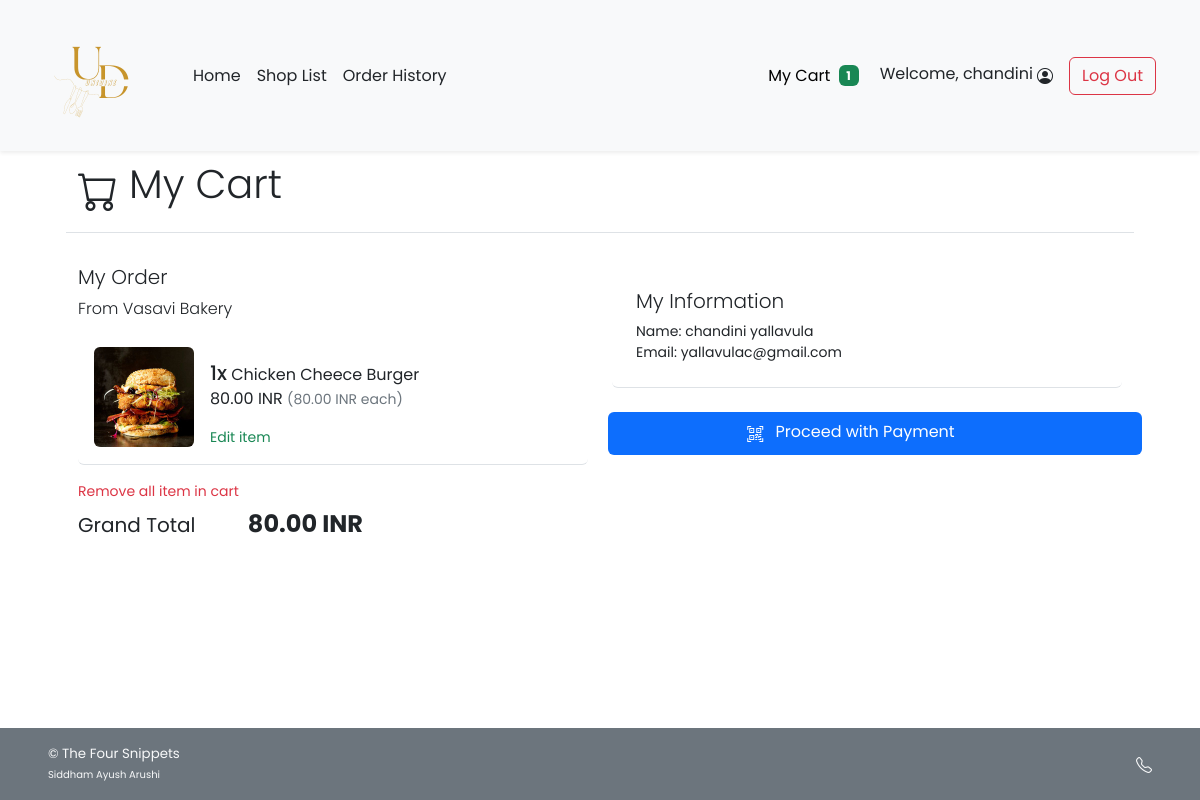
The app's page /cust_cart.php (signed in), older data.
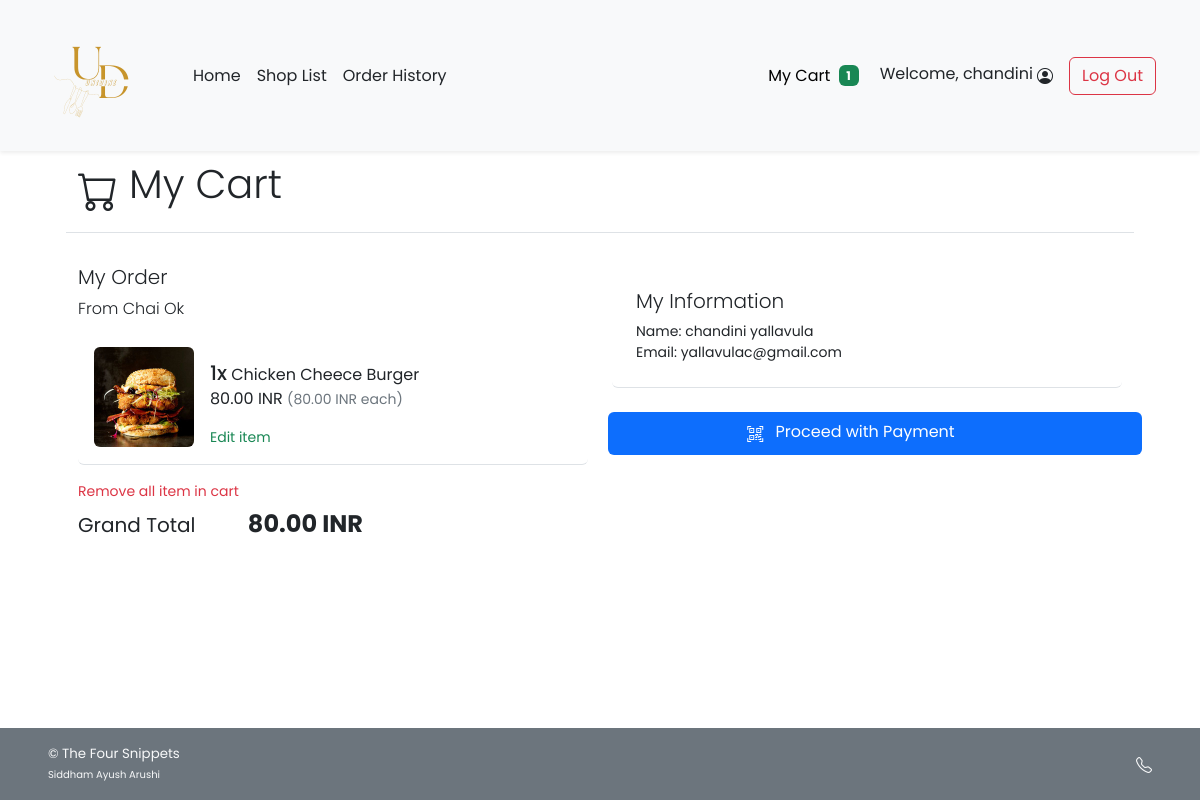
The same page, newer data.
### tables this page shows
CREATE TABLE `shop` (
  `s_username` varchar(45) NOT NULL,
  `s_pwd` varchar(45) NOT NULL,
  `s_name` varchar(100) NOT NULL,
  `s_location` varchar(100) NOT NULL,
  `s_email` varchar(100) NOT NULL,
  `s_phoneno` varchar(45) NOT NULL,
  `s_pic` text DEFAULT NULL,
  `s_id` int(11) NOT NULL
);

CREATE TABLE `cart` (
  `ct_id` int(11) NOT NULL,
  `ct_amount` int(11) NOT NULL,
  `ct_note` text NOT NULL,
  `s_id` int(11) NOT NULL,
  `f_id` int(11) NOT NULL,
  `c_id` int(11) NOT NULL
);

CREATE TABLE `food` (
  `f_id` int(11) NOT NULL,
  `s_id` int(11) NOT NULL,
  `f_name` varchar(100) NOT NULL,
  `f_price` decimal(6,2) NOT NULL,
  `f_pic` text DEFAULT NULL
);

CREATE TABLE `customer` (
  `c_username` varchar(45) NOT NULL,
  `c_pwd` varchar(45) NOT NULL,
  `c_firstname` varchar(45) NOT NULL,
  `c_lastname` varchar(45) NOT NULL,
  `c_email` varchar(100) NOT NULL,
  `c_gender` varchar(1) NOT NULL COMMENT 'M for Male, F for Female',
  `c_type` varchar(3) NOT NULL COMMENT 'Type of customer in this canteen (STD for student,STF for staff, GUE for guest, ADM for admin, OTH for other)',
  `c_id` int(11) NOT NULL
);

### cust_cart.php (the view, shortened to what this page needs)
<!DOCTYPE html>
<html lang="en">
<head>
    <?php
    include("conn_db.php");
    include('head.php');
    $no_order = false;
    ?>
    <link href="css/main.css" rel="stylesheet">
    <link href="css/menu.css" rel="stylesheet">
</head>
<body class="d-flex flex-column h-100">
    <?php include('nav_header.php')?>
    <div class="container px-5 py-4" id="cart-body">
        <div class="row my-4">
            <a class="nav nav-item text-decoration-none text-muted mb-2" href="#" onclick="history.back();">
            </a>
            <h2 class="py-3 display-6 border-bottom">
                <i class="bi bi-cart"></i> My Cart
            </h2>
        </div>
        <?php
            $ct_query = "SELECT * FROM cart WHERE c_id = {$_SESSION['cid']}";
            $cart_numrow = $mysqli -> query($ct_query) -> num_rows;
            if($cart_numrow > 0){
        ?>
        <div class="row row-cols-1 row-cols-md-2 mb-5">
            <div class="col">
                <div class="row row-cols-1">
                    <div class="col">
                        <h5 class="fw-light">My Order</h5>
                        <p class="fw-light">From
                            <?php
                                $cart_query = "SELECT s_id,s_name FROM shop s WHERE s_id = (SELECT s_id FROM cart WHERE c_id = {$_SESSION['cid']} LIMIT 0,1)";
                                $cart_result = $mysqli -> query($cart_query) -> fetch_array();
                                echo $cart_result["s_name"];
                            ?>
                        </p>
                    </div>
                    <div class="col">
                        <ul class="list-group">
                            <?php
                                $cartdetail_query = "SELECT ct.ct_amount,ct.f_id,f_pic,f.f_name,f.f_price,ct.ct_note
                                FROM cart ct INNER JOIN food f ON ct.f_id = f.f_id WHERE ct.c_id = {$_SESSION['cid']}";
                                $cartdetail_result = $mysqli -> query($cartdetail_query);
                                while($row = $cartdetail_result -> fetch_array()){
                            ?>
                            <li
                                class="list-group-item d-flex border-0 pb-3 border-bottom w-100 justify-content-between align-items-center">
                                <div class="image-parent">
                                    <img <?php
                                        if(is_null($row["f_pic"])){echo "src='img/default.png'";}
                                        else{echo "src=\"img/{$row['f_pic']}\"";}
                                    ?> class="img-fluid rounded" style="width: 100px; height:100px; object-fit:cover;"
                                        alt="f_pic">
                                </div>
                                <div class="ms-3 mt-3 me-auto">
                                    <div class="fw-normal"><span class="h5"><?php echo $row["ct_amount"]?>x</span>
                                        <?php echo $row["f_name"]?>
                                        <p><?php printf("%.2f INR <small class='text-muted'>(%.2f INR each)</small>",$row["f_price"]*$row["ct_amount"],$row["f_price"])?><br />
                                        </p>
                                        <?php
                                        $rmv_link = false;
                                        if($rmv_link){?>
                                        <a href="remove_cart_item.php?rmv=1&s_id=<?php echo $cart_result["s_id"];?>&f_id=<?php echo $row["f_id"];?>"
                                            class="text-decoration-none text-danger nav nav-item small">Remove item</a>
                                        <?php }else {?>
                                        <a href="cust_update_cart.php?s_id=<?php echo $cart_result["s_id"];?>&f_id=<?php echo $row["f_id"];?>"
                                            class="text-decoration-none text-success nav nav-item small">Edit item</a>
                                        <?php } ?>
                                    </div>
                            </li>
                            <?php } ?>
                        </ul>
                        <div class="col my-3">
                            <ul class="list-inline justify-content-between">
                                <li class="list-item mb-2">
                                    <a href="remove_cart_all.php?rmv=1&s_id=<?php echo $cart_result["s_id"];?>"
                                        class="nav nav-item text-danger text-decoration-none small" name="rmv_all" id="rmv_all">
                                        Remove all item in cart
                                    </a>
                                </li>
                                <li class="list-inline-item fw-normal h5 me-5">Grand Total</li>
                                <li class="list-inline-item fw-bold h4">
                                    <?php
                                        $gt_query = "SELECT SUM(ct.ct_amount*f.f_price) AS grandtotal FROM cart ct INNER JOIN food f
                                        ON ct.f_id = f.f_id WHERE ct.c_id = {$_SESSION['cid']} GROUP BY ct.c_id";
                                        $gt_arr = $mysqli -> query($gt_query) -> fetch_array();
                                        $order_cost = $gt_arr["grandtotal"];
                                        printf("%.2f INR",$order_cost);
                                        if($order_cost<20){
                                            $min_cost = false;  $no_order=true;
                                        }else{
                                            $min_cost = true;
                                        }
                                    ?>
                                </li>
                            </ul>
                        </div>
                    </div>
                </div>
            </div>
            <div class="col mt-3 mt-md-0">
                <div class="row row-cols-1">
                    <div class="col mb-3">
                        <div class="card p-2 p-md-4 border-0 border-bottom">
                            <h5 class="card-title fw-light">My Information</h5>
                            <ul class="card-text list-unstyled m-0 p-0 small">
                                <?php
                                    $cust_query = "SELECT c_email FROM customer WHERE c_id = {$_SESSION['cid']} LIMIT 0,1";
                                    $cust_arr = $mysqli -> query($cust_query) -> fetch_array();
                                ?>
                                <li>Name: <?php echo $_SESSION["firstname"]." ".$_SESSION["lastname"]; ?></li>
                                <li>Email: <?php echo $cust_arr["c_email"]?> </li>
                            </ul>
                        </div>
                    </div>
                            <?php if($no_order){ ?>
                            <button type="submit" class="w-100 btn btn-danger disabled" name="place_order" id="place_order"
                                disabled>
                                <?php
                                    if(!$min_cost){
                                        echo "Your order is less than minimum amount.";
                                    }else{
                                        echo "Cannot proceed with payment";
                                    }
                                ?>
                            </button>
                            <?php }else{ ?>
                                <a href="payment.php" class="  mt-2 ms-2 p-2 bg-primary text-white text-center rounded  border-0 text-decoration-none link-light">
                                <i class="bi bi-qr-code-scan"></i><span class="ms-2 mt-2 me-5"> Proceed with Payment</span>
                            </a>
                            <?php } ?>
                </div>
            </div>
        </div>
        <?php } ?>
    </div>
    <?php include('footer.php')?>
</body>
</html>

### head.php (shortened to what this page needs)
<link href="https://cdn.jsdelivr.net/npm/bootstrap@5.2.1/dist/css/bootstrap.min.css" rel="stylesheet">
<link rel="stylesheet" href="../img/Color logo - no background.png">
<link rel="stylesheet" href="https://cdn.jsdelivr.net/npm/bootstrap-icons@1.9.1/font/bootstrap-icons.css">

### nav_header.php (shortened to what this page needs)
<header class="navbar navbar-expand-md navbar-light bg-light fixed-top shadow-sm mb-auto">
  <div class="container-fluid mx-4">
    <a class="navbar-brand" href="index.php">
        <img src="img/Color logo - no background.png" alt="UNIDINE LOGO" width="125" class="me-2">
    </a>
    <div class="collapse navbar-collapse" id="navbarCollapse">
      <ul class="navbar-nav me-auto mb-2 mb-md-0">
        <li class="nav-item">
          <a class="nav-link px-2 text-dark" aria-current="page" href="index.php">Home</a>
        </li>
        <li class="nav-item">
          <a class="nav-link px-2 text-dark" href="shop_list.php">Shop List</a>
        </li>
        <?php if(isset($_SESSION['cid'])){ ?>
            <li class="nav-item">
                <a href="cust_order_history.php" class="nav-link px-2 text-dark">Order History</a>
            </li>
        <?php } ?>
      </ul>
      <div class="d-flex">
        <?php if(!isset($_SESSION['cid'])){ ?>
            <a href="cust_regist.php" class="btn btn-outline-secondary me-2">Sign Up</a>
            <a href="cust_login.php" class="btn btn-success">Log In</a>
        <?php }else{ ?>
            <ul class="navbar nav me-auto mb-2 mb-md-0">
                <li class="nav-item">
                    <a href="cust_cart.php" class="btn btn-light" type="button">My Cart
                        <?php
                        $incart_query="SELECT SUM(ct_amount) AS incart_amt FROM cart WHERE c_id={$_SESSION['cid']}";
                        $incart_result = $mysqli -> query($incart_query) -> fetch_array();
                        $incart_amt = $incart_result["incart_amt"];
                        if($incart_amt>0){ ?>
                        <span class="ms-1 badge bg-success">
                            <?php echo $incart_amt;?>
                        </span>
                        <?php }else{ ?>
                            <span class="ms-1 badge bg-secondary">0</span>
                        <?php } ?>
                    </a>
                </li>
                <li class="nav-item">
                    <a href="cust_profile.php" class="nav-link px-2 text-dark">
                        Welcome, <?=$_SESSION['firstname']?>
                        <i class="bi bi-person-circle"></i>
                    </a>
                </li>
                <li class="nav-item">
                    <a href="logout.php" class="mx-2 mt-1 mt-md-0 btn btn-outline-danger">Log Out</a>
                </li>
            </ul>
        <?php } ?>
      </div>
    </div>
  </div>
</header>

### footer.php
<footer
        class="footer d-flex flex-wrap justify-content-between align-items-center px-5 py-3 mt-auto bg-secondary text-light">
        <span class="smaller-font">&copy; The Four Snippets <br /><span class="xsmall-font">Siddham Ayush Arushi</span></span>
        <ul class="nav justify-content-end list-unstyled d-flex">
            <li class="ms-3">
                <a class="text-light" target="_blank" href="footdirect.php">
                    <i class="bi bi-telephone"></i>
                </a>
            </li>
        </ul>
</footer>

### css/main.css (style rules this page uses)
html { height: 100%; }
body { height: 100%; padding-top: 4rem; margin-bottom: -50px; font-family: 'Poppins', 'Noto Sans Thai', sans-serif; }
a { cursor: pointer; }
.bi { vertical-align: -0.2em; fill: currentColor; }
.text-white { color: white; }
.smaller-font { font-size: smaller; }
.xsmall-font { font-size: x-small; }

### css/menu.css (style rules this page uses)
html, body { height: 100%; }
.image-parent { max-width: 100px; }

Row changes from the older to the newer data that the page shows:
changed shop: s_name "Vasavi Bakery" → "Chai Ok"
